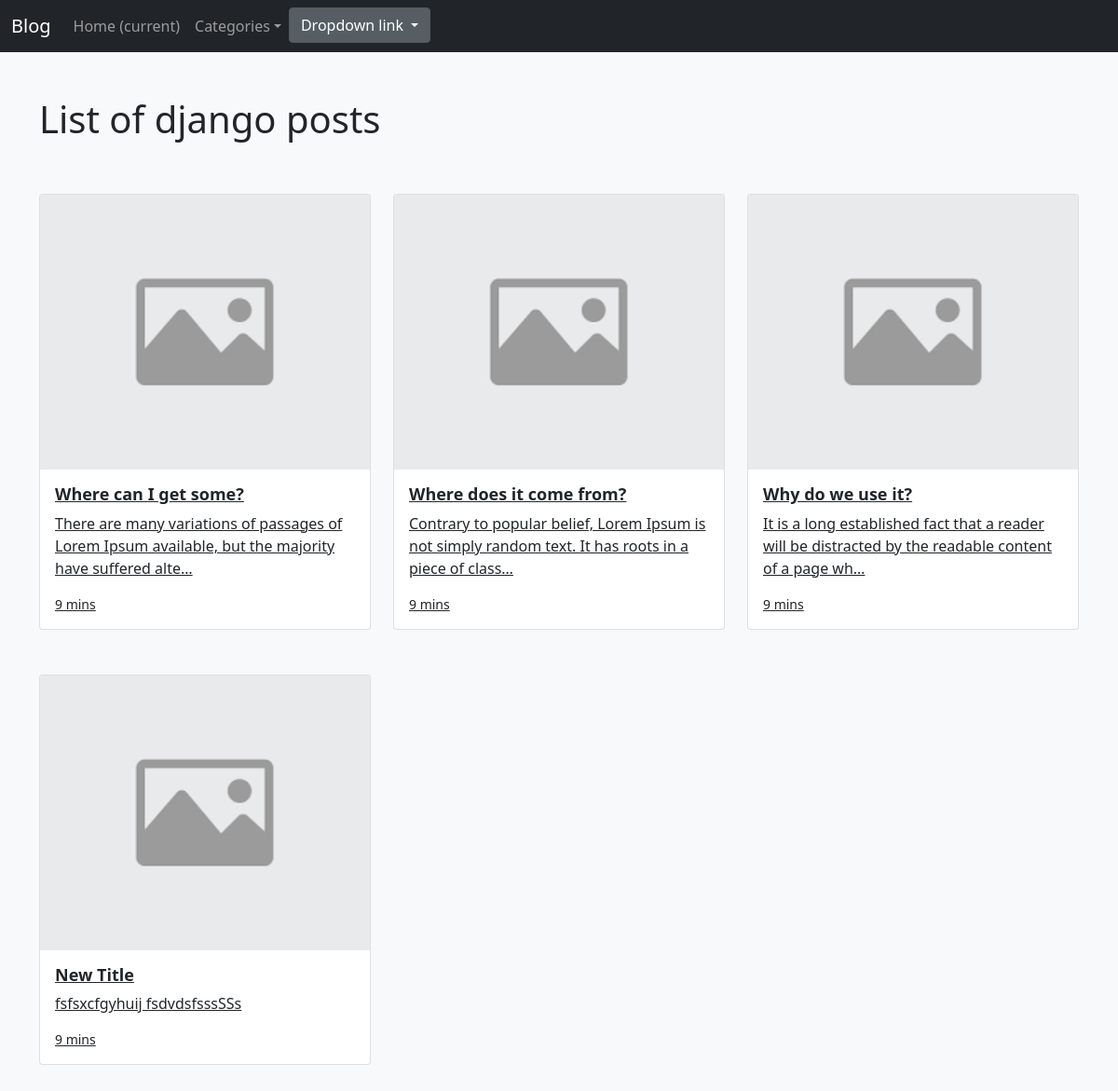
The app's page /category/django with its own data.
### blog/models.py (models this page shows, shortened)
class Category(models.Model):
    name = models.CharField(max_length=100)

class Post(models.Model):
    class NewManager(models.Manager):
        def get_queryset(self):
            return super().get_queryset().filter(status='published')
    options = (
        ('draft', 'Draft'),
        ('published', 'Published'),
    )
    title = models.CharField(max_length=250)
    category = models.ForeignKey(Category, on_delete=models.PROTECT, default=1)
    excerpt = models.TextField(null=True)
    image = models.ImageField(upload_to='posts/', default='posts/default.jpg')
    slug = models.CharField(max_length=250)
    publish_date = models.DateTimeField(default=timezone.now)
    author = models.ForeignKey(User, on_delete=models.CASCADE, related_name='blog_posts')
    content = models.TextField()
    status = models.CharField(max_length=10, choices=options, default='draft')
    objects = models.Manager()
    new_manager = NewManager()
    def get_absolute_url(self):
        return reverse('blog:post_single', args=[self.slug])
    class Meta:
        ordering = ('-publish_date',)

### blog/views.py (the view)
# urls.py: path('category/<category>', views.CatListView.as_view(), name='category'),
class CatListView(ListView):
    template_name = 'category.html'
    context_object_name = 'catlist'
    def get_queryset(self):
        content = {
            'cat': self.kwargs['category'],
            'posts': Post.objects.filter(category__name=self.kwargs['category']).filter(status='published')
        }
        return content

### blog/views.py (called while the page is built)
def category_list(request):
    category_list = Category.objects.exclude(name='default')
    context = {
        "category_list": category_list,
    }
    return context

### blog/templates/category.html (shortened to what this page needs)
{% extends 'base.html' %}
{% block content %}
<div class='album py-5 bg-light'>
    <div class='container'>
        <div class='row'>
            <div class='col-12 pb-5'><h1>List of {{catlist.cat}} posts</h1></div>
            {% for post in catlist.posts%}
                <div class='col-md-4 mb-5'>
                    <a class='text-dark' href='{{post.get_absolute_url}}'>
                        <div class='card md-4 box-shadow'>
                            <img class='card-img-top' src='{{post.image.url}}' alt='{{post.title}}'>
                            <div class='card-body'>
                                <h2 style='font-size:18px;font-weight:bold'>{{post.title|truncatechars:50}}</h2>
                                <p class='card-text'>{{post.excerpt|truncatechars:100}}</p>
                                <div class='d-flex justify-content-between align-items-center'>
                                    <small>9 mins</small>
                                </div>
                            </div>
                        </div>
                    </a>
                </div>
            {% endfor %}
        </div>
    </div>
</div>
{% endblock %}

### blog/templates/base.html (shortened to what this page needs)
<!doctype html>
<html lang="en">
  <head>
    <link href="https://cdn.jsdelivr.net/npm/bootstrap@5.0.0-beta3/dist/css/bootstrap.min.css" rel="stylesheet">
  </head>
  <body>
    <nav class="navbar navbar-expand-lg navbar-dark bg-dark">
      <div class="container-fluid">
        <a class="navbar-brand" href="#">Blog</a>
        <div class="collapse navbar-collapse" id="navbarSupportedContent">
          <ul class="navbar-nav mr-auto">
            <li class="nav-item">
              <a class="nav-link" href="/">Home <span class='sr-only'>(current)</span></a>
            </li>
            <li class="nav-item dropdown">
              <a class="nav-link dropdown-toggle" href="#" id='navbarDropdown' role='button' data-toggle='dropdown' aria-haspopup="true" aria-expanded='false'>Categories</a>
            </li>
            <li class="dropdown show">
              <a class="btn btn-secondary dropdown-toggle" href="#" role="button" id="dropdownMenuLink" data-toggle="dropdown" aria-haspopup="true" aria-expanded="false">
                Dropdown link
              </a>
            </li>
          </ul>
        </div>
      </div>
    </nav>
    {% block content %}
    {% endblock %}
  </body>
</html>

### records on screen
Category: cat "django"
Post: image (placeholder picture), title "Where can I get some?", excerpt "There are many variations of passages of Lorem Ipsum available, but the majority have suffered alte…"
Post: image (placeholder picture), title "Where does it come from?", excerpt "Contrary to popular belief, Lorem Ipsum is not simply random text. It has roots in a piece of class…"
Post: image (placeholder picture), title "Why do we use it?", excerpt "It is a long established fact that a reader will be distracted by the readable content of a page wh…"
Post: image (placeholder picture), title "New Title", excerpt "fsfsxcfgyhuij fsdvdsfsssSSs"
